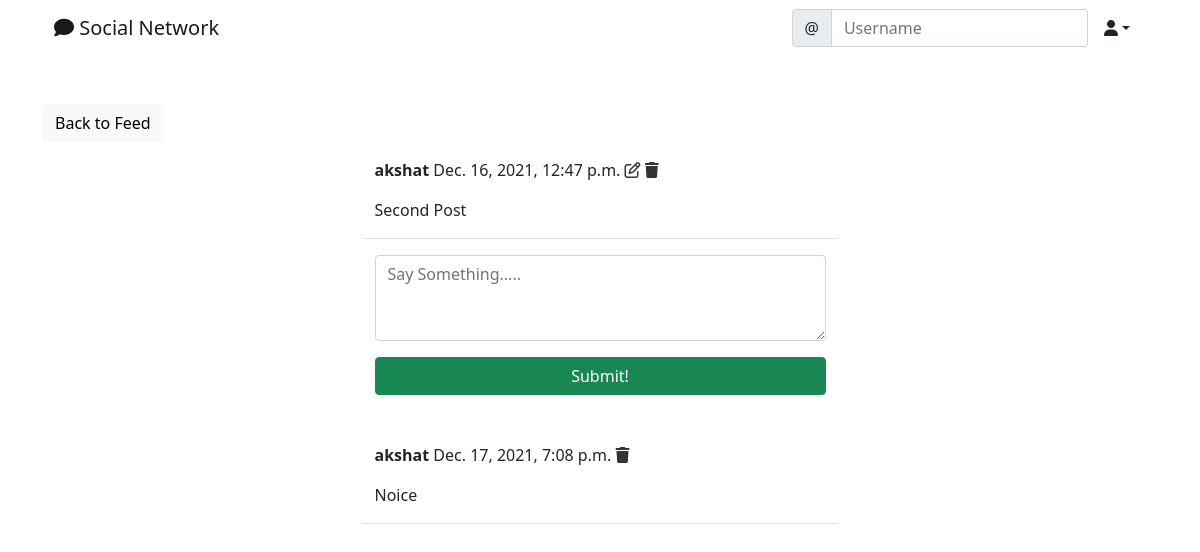
Page /social/post/2 (signed in) on the committed database.
### social/models.py (models this page shows)
class Post(models.Model):
    body = models.TextField()
    created_on = models.DateTimeField(default=timezone.now)
    author = models.ForeignKey(User, on_delete=models.CASCADE)

class Comment(models.Model):
    comment = models.TextField()
    created_on = models.DateTimeField(default=timezone.now)
    author = models.ForeignKey(User, on_delete=models.CASCADE)
    post = models.ForeignKey("Post", on_delete=models.CASCADE)

### social/views.py (the view, shortened to what this page needs)
# urls.py: path("post/<int:pk>", PostDetailView.as_view(), name="post-detail"),
class PostDetailView(LoginRequiredMixin, View):
    def get(self, request, pk, *args, **kwargs):
        post = Post.objects.get(pk=pk)
        form = CommentForm()
        comments = Comment.objects.filter(post=post).order_by("-created_on")
        context = {
            "post": post,
            "form": form,
            "comments": comments,
        }
        return render(request, "social/post_detail.html", context)

### social/forms.py
class CommentForm(forms.ModelForm):
    comment = forms.CharField(
        label="",
        widget=forms.Textarea(attrs={"rows": "3", "placeholder": "Say Something....."}),
    )
    class Meta:
        model = Comment
        fields = ["comment"]

### social/templates/social/post_detail.html (shortened to what this page needs)
{% extends 'landing/base.html' %}
{% load crispy_forms_tags %}
{% block content %}
<div class="container">
    <div class="row mt-5">
        <div class="col-md-5 col-sm-6">
            <a href="{% url 'post-list' %}" class="btn btn-light ">Back to Feed</a>
        </div>
    </div>
    <div class="row justify-content-center mt-3">
        <div class="col-md-5 col-sm-12 border-bottom">
            <p>
                <strong>{{ post.author }}</strong> {{ post.created_on }}
                {% if request.user == post.author %}
                    <a href="{% url 'post-edit' post.pk %}" style="color: #333;"><i class="far fa-edit"></i></a>
                    <a href="{% url 'post-delete' post.pk %}" style="color: #333;"><i class="fas fa-trash"></i></a>
                {% endif %}
            </p>
            <p>{{ post.body }}</p>
        </div>
    </div>
     <div class="row justify-content-center mt-3 mb-5">
        <div class="col-md-5 col-sm-12">
          <form method="POST">
              {{ form | crispy }}
              <div class="d-grid gap-2">
                  <button class="btn btn-success mt-3">Submit!</button>
              </div>
          </form>
        </div>
    </div>
    {% for comment in comments %}
    <div class="row justify-content-center mt-3 mb-5">
        <div class="col-md-5 col-sm-12 border-bottom">
            <p>
                <strong>{{ comment.author }}</strong> {{ comment.created_on }}
                {% if request.user == comment.author %}
                    <a href="{% url 'comment-delete' post.pk comment.pk %}" style="color: #333;"><i class="fas fa-trash"></i></a>
                {% endif %}
            </p>
            <p>{{ comment.comment }}</p>
        </div>
    </div>
    {% endfor %}
</div>
{% endblock content %}

### rows in the picture
Post: author "akshat", created_on "Dec. 16, 2021, 12:47 p.m.", body "Second Post"
Comment: author "akshat", created_on "Dec. 17, 2021, 7:08 p.m.", comment "Noice"
